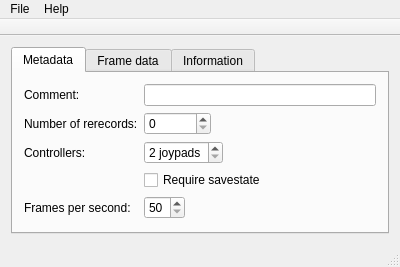
<?xml version="1.0" encoding="UTF-8"?>
<ui version="4.0">
 <class>App</class>
 <widget class="QMainWindow" name="App">
  <property name="geometry">
   <rect>
    <x>0</x>
    <y>0</y>
    <width>400</width>
    <height>263</height>
   </rect>
  </property>
  <property name="windowTitle">
   <string>YSTC GMV property editor</string>
  </property>
  <property name="windowIcon">
   <iconset resource="../res/resources.qrc">
    <normaloff>:/logo_16.png</normaloff>:/logo_16.png</iconset>
  </property>
  <widget class="QWidget" name="centralWidget">
   <layout class="QVBoxLayout" name="verticalLayout_2">
    <item>
     <widget class="QTabWidget" name="tabs">
      <property name="currentIndex">
       <number>0</number>
      </property>
      <widget class="QWidget" name="tab">
       <attribute name="title">
        <string>Metadata</string>
       </attribute>
       <layout class="QVBoxLayout" name="verticalLayout">
        <item>
         <layout class="QGridLayout" name="gridLayout">
          <item row="4" column="0">
           <widget class="QLabel" name="label_5">
            <property name="text">
             <string>Frames per second:</string>
            </property>
           </widget>
          </item>
          <item row="0" column="0">
           <widget class="QLabel" name="label">
            <property name="text">
             <string>Comment:</string>
            </property>
           </widget>
          </item>
          <item row="0" column="1">
           <widget class="QLineEdit" name="comment">
            <property name="maxLength">
             <number>40</number>
            </property>
           </widget>
          </item>
          <item row="1" column="0">
           <widget class="QLabel" name="label_2">
            <property name="text">
             <string>Number of rerecords:</string>
            </property>
           </widget>
          </item>
          <item row="1" column="1">
           <widget class="QSpinBox" name="rerecords">
            <property name="sizePolicy">
             <sizepolicy hsizetype="Maximum" vsizetype="Fixed">
              <horstretch>0</horstretch>
              <verstretch>0</verstretch>
             </sizepolicy>
            </property>
            <property name="suffix">
             <string/>
            </property>
            <property name="maximum">
             <number>10000000</number>
            </property>
           </widget>
          </item>
          <item row="2" column="1">
           <widget class="QSpinBox" name="tracks">
            <property name="sizePolicy">
             <sizepolicy hsizetype="Maximum" vsizetype="Fixed">
              <horstretch>0</horstretch>
              <verstretch>0</verstretch>
             </sizepolicy>
            </property>
            <property name="suffix">
             <string> joypads</string>
            </property>
            <property name="minimum">
             <number>2</number>
            </property>
            <property name="maximum">
             <number>3</number>
            </property>
           </widget>
          </item>
          <item row="2" column="0">
           <widget class="QLabel" name="label_4">
            <property name="text">
             <string>Controllers:</string>
            </property>
           </widget>
          </item>
          <item row="3" column="1">
           <widget class="QCheckBox" name="savestate">
            <property name="text">
             <string>Require savestate</string>
            </property>
           </widget>
          </item>
          <item row="4" column="1">
           <widget class="QSpinBox" name="fps">
            <property name="sizePolicy">
             <sizepolicy hsizetype="Maximum" vsizetype="Fixed">
              <horstretch>0</horstretch>
              <verstretch>0</verstretch>
             </sizepolicy>
            </property>
            <property name="minimum">
             <number>50</number>
            </property>
            <property name="maximum">
             <number>60</number>
            </property>
            <property name="singleStep">
             <number>10</number>
            </property>
           </widget>
          </item>
         </layout>
        </item>
        <item>
         <spacer name="verticalSpacer">
          <property name="orientation">
           <enum>Qt::Vertical</enum>
          </property>
          <property name="sizeHint" stdset="0">
           <size>
            <width>20</width>
            <height>40</height>
           </size>
          </property>
         </spacer>
        </item>
       </layout>
      </widget>
      <widget class="QWidget" name="tab_2">
       <attribute name="title">
        <string>Frame data</string>
       </attribute>
       <layout class="QVBoxLayout" name="verticalLayout_3">
        <item>
         <widget class="QLabel" name="label_3">
          <property name="text">
           <string>Not implemented yet :(</string>
          </property>
          <property name="alignment">
           <set>Qt::AlignCenter</set>
          </property>
         </widget>
        </item>
       </layout>
      </widget>
      <widget class="QWidget" name="tab_3">
       <attribute name="title">
        <string>Information</string>
       </attribute>
       <layout class="QVBoxLayout" name="verticalLayout_4">
        <item>
         <widget class="QPlainTextEdit" name="plainTextEdit">
          <property name="plainText">
           <string>Not implemented also :(</string>
          </property>
         </widget>
        </item>
       </layout>
      </widget>
     </widget>
    </item>
   </layout>
  </widget>
  <widget class="QMenuBar" name="menuBar">
   <property name="geometry">
    <rect>
     <x>0</x>
     <y>0</y>
     <width>400</width>
     <height>18</height>
    </rect>
   </property>
   <widget class="QMenu" name="menuFile">
    <property name="title">
     <string>File</string>
    </property>
    <addaction name="actionOpen"/>
    <addaction name="actionSave"/>
    <addaction name="actionClose"/>
    <addaction name="separator"/>
    <addaction name="actionExit"/>
   </widget>
   <widget class="QMenu" name="menuHelp">
    <property name="title">
     <string>Help</string>
    </property>
    <addaction name="actionAbout"/>
   </widget>
   <addaction name="menuFile"/>
   <addaction name="menuHelp"/>
  </widget>
  <widget class="QToolBar" name="toolbar">
   <property name="enabled">
    <bool>true</bool>
   </property>
   <property name="movable">
    <bool>false</bool>
   </property>
   <property name="iconSize">
    <size>
     <width>16</width>
     <height>16</height>
    </size>
   </property>
   <property name="floatable">
    <bool>false</bool>
   </property>
   <attribute name="toolBarArea">
    <enum>TopToolBarArea</enum>
   </attribute>
   <attribute name="toolBarBreak">
    <bool>false</bool>
   </attribute>
  </widget>
  <widget class="QStatusBar" name="statusBar"/>
  <action name="actionOpen">
   <property name="icon">
    <iconset resource="../res/resources.qrc">
     <normaloff>:/document-open.png</normaloff>:/document-open.png</iconset>
   </property>
   <property name="text">
    <string>Open...</string>
   </property>
   <property name="toolTip">
    <string>Open a Gens movie file</string>
   </property>
  </action>
  <action name="actionClose">
   <property name="enabled">
    <bool>false</bool>
   </property>
   <property name="icon">
    <iconset resource="../res/resources.qrc">
     <normaloff>:/document-close.png</normaloff>:/document-close.png</iconset>
   </property>
   <property name="text">
    <string>Close</string>
   </property>
   <property name="toolTip">
    <string>Close the currently opened file</string>
   </property>
  </action>
  <action name="actionExit">
   <property name="text">
    <string>Exit</string>
   </property>
   <property name="toolTip">
    <string>Quit the application</string>
   </property>
  </action>
  <action name="actionAbout">
   <property name="icon">
    <iconset resource="../res/resources.qrc">
     <normaloff>:/help-about.png</normaloff>:/help-about.png</iconset>
   </property>
   <property name="text">
    <string>About...</string>
   </property>
   <property name="toolTip">
    <string>About the application</string>
   </property>
  </action>
  <action name="actionSave">
   <property name="enabled">
    <bool>false</bool>
   </property>
   <property name="icon">
    <iconset resource="../res/resources.qrc">
     <normaloff>:/document-save.png</normaloff>:/document-save.png</iconset>
   </property>
   <property name="text">
    <string>Save</string>
   </property>
   <property name="toolTip">
    <string>Save changes</string>
   </property>
  </action>
 </widget>
 <layoutdefault spacing="6" margin="11"/>
 <resources>
  <include location="../res/resources.qrc"/>
 </resources>
 <connections/>
</ui>
